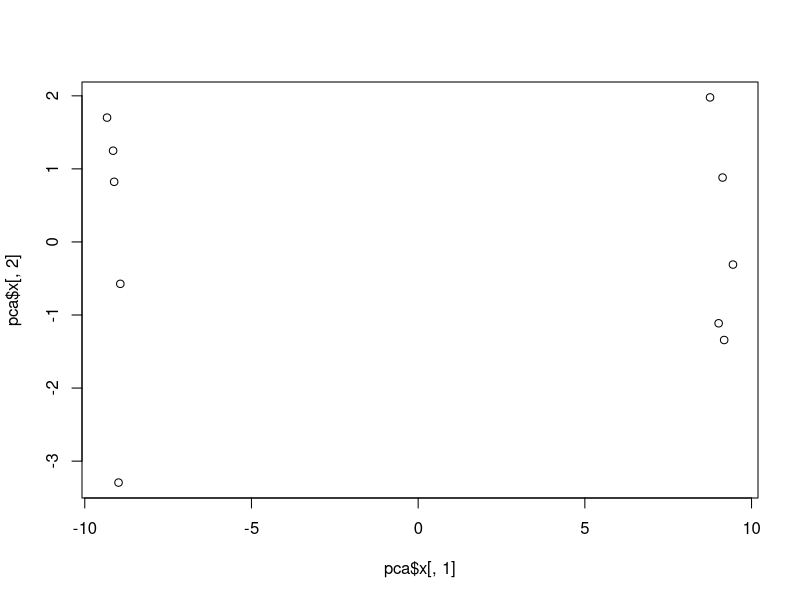
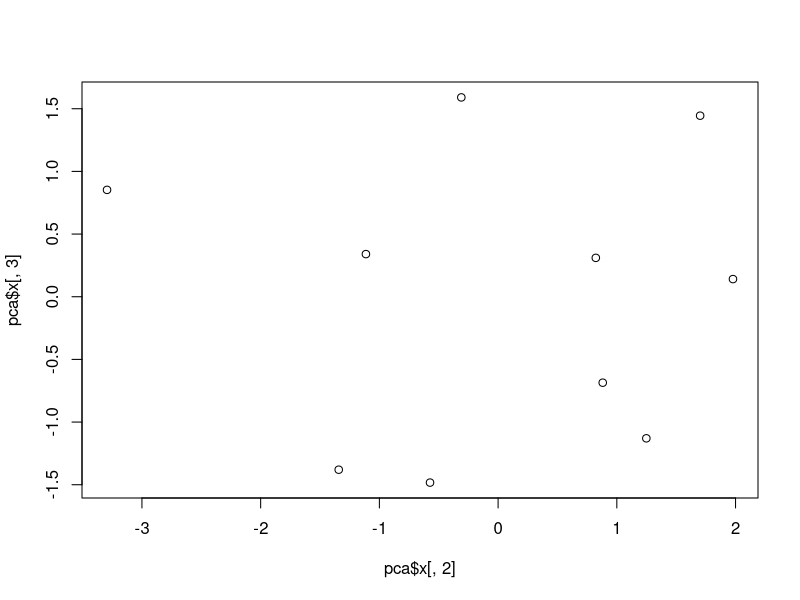
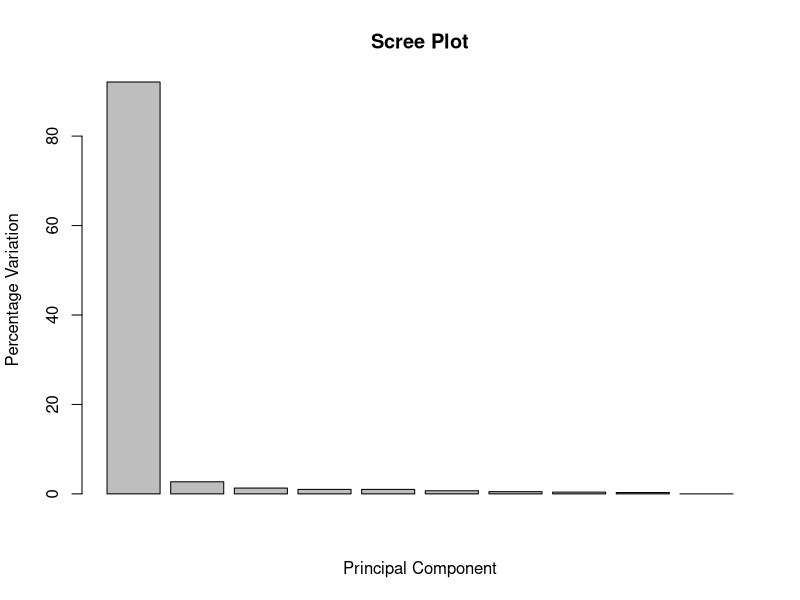
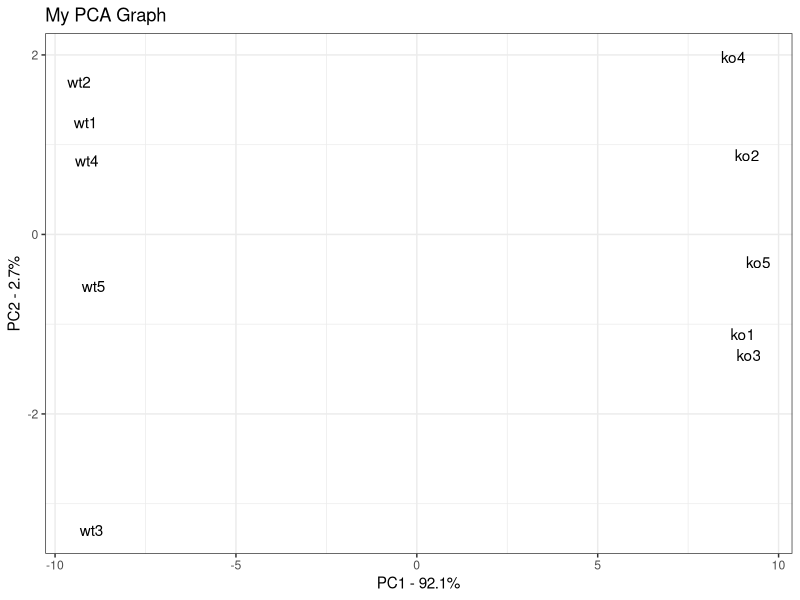

Source code (R) for these figures, in order:
#Need to generate a set of random data for this practice 
datamatrix <- matrix(nrow=100, ncol=10)

#Note: this youtube example  was based on "gene science" or sth. first 5 samples will be wild type (wt)samples- normal every day samples.
#the last 5 samples will be Knockout ("ko") samples - samples missing a gene becasue they were "knocked out" 
colnames(datamatrix) <- c(
    paste("wt", 1:5, sep=""),
    paste("ko", 1:5, sep=""))
?colnames
?paste

#Naming the genes
rownames(datamatrix) <- paste("gene", 1:100, sep="")

#Assign fake read counts to the genes. Basically random number generation in the records of wt and ko fields. we can use poisson distr., here. Typically it might be better to use -ve binomial distr.
for (i in 1:100) {
  wt.values <- rpois(5, lambda = sample(x=10:1000, size=1))
  ko.values <- rpois(5, lambda=sample(x=10:1000, size=1))
  
  datamatrix[i,] <- c(wt.values, ko.values)
  
}
?rpois
head(datamatrix)

#Now we do PCA
?prcomp
install.packages("stats")
library(stats)

#by default, prcomp() expects the samples (vectors) to be rows, and genes (variables) to be columns. i.e. diff from what we have.
#Therefore, we need to transpose the matrix using the t() func. If we don't transpose, we will get a graph showing how the genes are related to eachother. we want to see relation between vectors(samples)
pca <- prcomp(t(datamatrix), scale. = TRUE) 

pca

#prcomp() returns three things: 1) x; 2) sdev; 3) rotation.

#'x' contains the principal components (PCs) for drawing a graph. Here we use the 1st two columns in x to draw a 2D plot that uses the first 2 PCs. There are 10 samples and 10 PCs
plot(pca$x[,1], pca$x[,2])

# the 1st PC a/c for the most variation in the original data. the 2nd PC accounts for 2nd most and so on. --This is reduction in dimension. No?----to plot  the 2D pCA graph, we usually use the 1st 2 PCs. However, sometimes we use PC2 and 3
plot(pca$x[,2], pca$x[,3])

#we can see the amt of variation in the original data each PC a/c for using the sdev output
pca.var <- pca$sdev^2

#converting to percentage
pca.var.per <- round(pca.var/sum(pca.var)*100,1)
barplot(pca.var.per, main="Scree Plot", xlab="Principal Component", ylab="Percentage Variation")  #we can see the big difference in contribution to variance b/w PC1 and the rest of the PCs

#We can use ggplot2 to make a fancy PCA that looks nice and provides us with lots of info.
library(ggplot2)

#First, we format the data to suit ggplot() func.
#one column with sample IDs
#two columns X, Y , for the X and Y coordinates
pca.data <- data.frame(Sample=rownames(pca$x),
  X=pca$x[,1],
  Y=pca$x[,2])
#you can see the one column for ID, two column .... brouhaha here
pca.data

#now we plot
ggplot(data=pca.data, aes(x=X, y=Y, label=Sample)) + 
  geom_text() + xlab(paste("PC1 - ", pca.var.per[1], "%", sep="")) +
  ylab(paste("PC2 - ", pca.var.per[2], "%", sep="")) +
  theme_bw() +
  ggtitle("My PCA Graph")

?geom_text
?theme_bw

#x axis tells us the % of variation in the original data that PC1 accounts for; the y axis does same but for PC2

#Now, we can use loading scores to determine which genes have the largest effect on where the samples are plotted.

#Let's try looking at loading scores for PC1 as it a/c for 92% variation in the data
loading_scores <- pca$rotation[,1]

#genes that push the sample to the left will have large -ve values while genes that push to the right will have large +ve values.
#since we're interested in both sets, we'll use the abs() func.to sprt based on the numbers magnitude rather than high to low
gene_scores<- abs(loading_scores)
gene_scores_ranked <- sort(gene_scores,decreasing = TRUE)
top_10_genes <- names(gene_scores_ranked[1:10])
top_10_genes

#Lastly we can see which of these genes had +ve loading scores
pca$rotation[top_10_genes,1]

#results show -ve scores which push wt to left side of graph and +ve scores pushing ko samples to the right